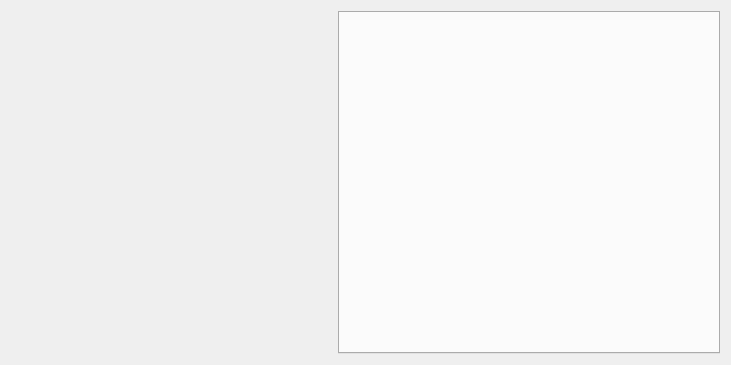
<?xml version="1.0" encoding="UTF-8"?>
<ui version="4.0">
 <class>QCharEditMainWidget</class>
 <widget class="QWidget" name="QCharEditMainWidget">
  <property name="geometry">
   <rect>
    <x>0</x>
    <y>0</y>
    <width>731</width>
    <height>365</height>
   </rect>
  </property>
  <property name="font">
   <font>
    <family>微软雅黑</family>
    <pointsize>10</pointsize>
   </font>
  </property>
  <property name="focusPolicy">
   <enum>Qt::TabFocus</enum>
  </property>
  <property name="windowTitle">
   <string>ParaSetWidget</string>
  </property>
  <layout class="QHBoxLayout" name="horizontalLayout" stretch="6,7">
   <item>
    <layout class="QVBoxLayout" name="m_layoutLeft"/>
   </item>
   <item>
    <layout class="QGridLayout" name="m_layoutRight">
     <item row="0" column="0">
      <widget class="QTabWidget" name="m_wgtCharLib">
       <property name="currentIndex">
        <number>-1</number>
       </property>
      </widget>
     </item>
    </layout>
   </item>
  </layout>
 </widget>
 <layoutdefault spacing="6" margin="11"/>
 <resources/>
 <connections/>
</ui>
